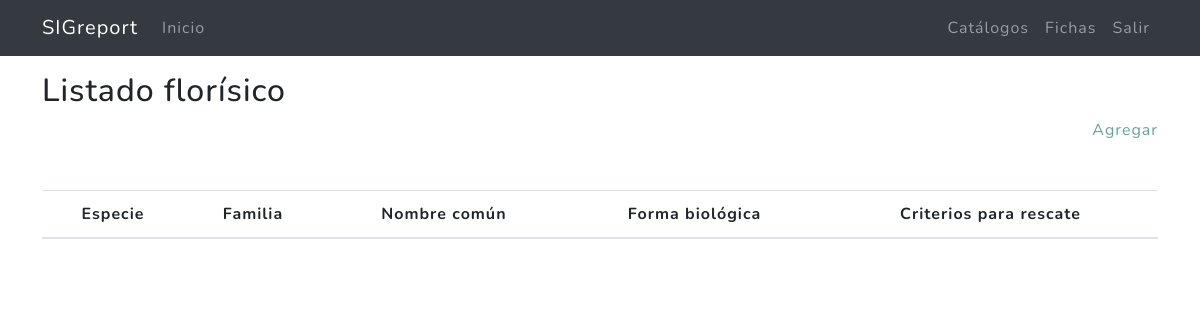
The app's page /catalogos/flores/ (signed in), older data.
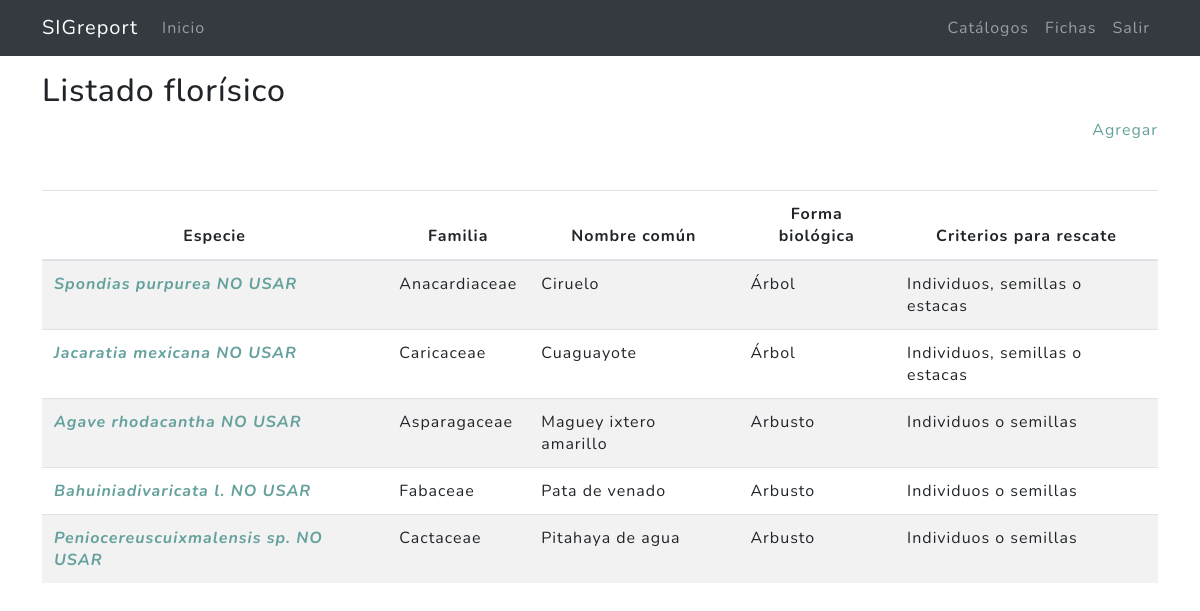
The same page, newer data.
### miscelanea/models.py (models this page shows, shortened)
class ListadoFloristico(models.Model):
    SHIRT_SIZES = (
        ('Individuos', 'Individuos'),
        ('Semillas', 'Semillas'),
        ('Estacas', 'Estacas'),
        ('Esquejes', 'Esquejes'),
        ('Individuos o semillas', 'Individuos o semillas'),
        ('Individuos, semillas o estacas', 'Individuos, semillas o estacas'),
        ('Individuos, semillas o esquejes', 'Individuos, semillas o esquejes'),
    )
    familia = models.CharField(max_length=1500,verbose_name = "Familia")
    especie = models.CharField(max_length=1500,verbose_name = "Especie")
    nombre = models.CharField(max_length=1500,verbose_name = "Nombre común")
    forma = models.CharField(max_length=1500,verbose_name = "Forma biológica")
    rescate = models.CharField(max_length=1500, choices=SHIRT_SIZES,verbose_name='Criterios para rescate')
    created = models.DateTimeField(auto_now_add = True,verbose_name = "Fecha de creación")
    updated = models.DateTimeField(auto_now = True,verbose_name = "Fecha de edición")
    class Meta:
        verbose_name = "Listado florísico"
        verbose_name_plural = "Listado florísico"
        ordering = ["nombre"]

### miscelanea/views.py (the view)
# urls.py: path('flores/', ListadoFloristicoListView.as_view(), name='flores'),
@method_decorator(login_required,name='dispatch')
class  ListadoFloristicoListView(ListView):
    model =  ListadoFloristico
    template_name = "miscelanea/listadofloristico_list.html"
    paginate_by = 20
    def get_context_data(self, **kwargs):
        context = super().get_context_data(**kwargs)
        context['p_title']=ListadoFloristico._meta.verbose_name
        return context

### miscelanea/templates/miscelanea/listadofloristico_list.html (shortened to what this page needs)
{% extends 'cap2/base_mx.html' %}
{% load static %}
{% block content %}
<main role="main">
  <div class="container mb-4">
    <h2 class="mt-3">{{p_title}}</h2>
    <div class="agregar mb-4 text-right"><a href="{% url 'catalogos:flor-create' %}">Agregar</a></div>
    <table class="table  table-striped mt-5">
      <thead>
        <tr>
          <th scope="col" class="text-center">Especie</th>
          <th scope="col" class="text-center">Familia</th>
          <th scope="col" class="text-center">Nombre común</th>
          <th scope="col" class="text-center">Forma biológica</th>
          <th scope="col" class="text-center">Criterios para rescate</th>
        </tr>
      </thead>
      <tbody>
      {% for ins in listadofloristico_list %}
          <tr>
            <th scope="row"><a class = "font-italic" href="{% url 'catalogos:flor-update' ins.id %}">{{ins.especie}} </a></th>
            <td>{{ins.familia}}</td>
            <td>{{ins.nombre}}</td>
            <td>{{ins.forma}}</td>
            <td>{{ins.rescate}}</td>
          </tr>
      {% endfor %}
      </tbody>
    </table>
  </div>
</main>
{% endblock %}

Row changes from the older to the newer data that the page shows:
added ListadoFloristico: especie "Spondias purpurea NO USAR", familia "Anacardiaceae", nombre "Ciruelo", forma "Árbol", rescate "Individuos, semillas o estacas"
added ListadoFloristico: especie "Jacaratia mexicana NO USAR", familia "Caricaceae", nombre "Cuaguayote", forma "Árbol", rescate "Individuos, semillas o estacas"
added ListadoFloristico: especie "Agave rhodacantha NO USAR", familia "Asparagaceae", nombre "Maguey ixtero amarillo", forma "Arbusto", rescate "Individuos o semillas"
added ListadoFloristico: especie "Bahuiniadivaricata l. NO USAR", familia "Fabaceae", nombre "Pata de venado", forma "Arbusto", rescate "Individuos o semillas"
added ListadoFloristico: especie "Peniocereuscuixmalensis sp. NO USAR", familia "Cactaceae", nombre "Pitahaya de agua", forma "Arbusto", rescate "Individuos o semillas"
